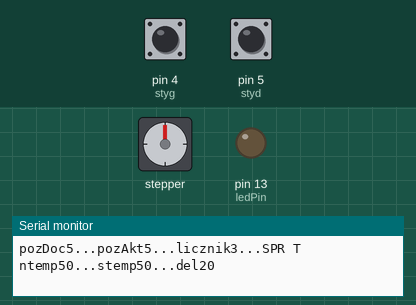
Recording of a sketch running on a simulated Arduino Uno, built with avr-gcc and run on an emulated ATmega328P. Shown: stepper motor, output pins drawn as LEDs (lit = HIGH), the last lines printed to the serial monitor. Wiring (inferred from the names in the program): stepper motor (2048 steps per turn assumed): coils pin 8, pin 9, pin 10, pin 11. Inputs (shaded band) come from the test bench; at power-on: pin 4 (styg) HIGH, pin 5 (styd) HIGH. Pins used as bus, display or sensor lines are not drawn.

Above: at 3.0 s.
3.1 s: pin 4 (styg) pulled LOW for 0.95 s
At 4.87 s:
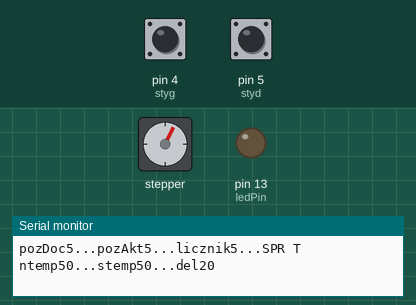
At 5.47 s:
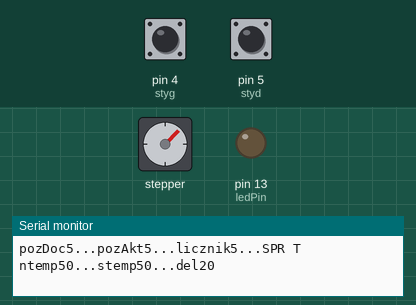
14.1 s: pin 5 (styd) pulled LOW for 3.2 s
At 16.7 s:
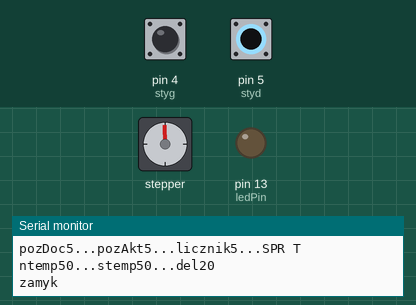
Timing chart, 0 to 24.8 s (numbered marks = the images above; inputs shaded):
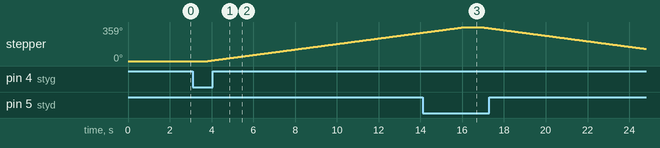

The sketch:

stepper_piec3ewe.ino
```cpp
int motorPin1 = 8;	// Blue   - 28BYJ48 pin 1
int motorPin2 = 9;	// Pink   - 28BYJ48 pin 2
int motorPin3 = 10;	// Yellow - 28BYJ48 pin 3
int motorPin4 = 11;	// Orange - 28BYJ48 pin 4
int motorSpeed = 3;     //variable to set stepper speed
int obr = 512; // szacowane na obrót 512
int i;
//int zmm = 0;
int pozAkt = 5;
int pozDoc = 5;
long del = 150;
long licznik = 1;
#define styg 4
#define styd 5
#define przg 3
#define przd 2
#define ledPin 13

#include <OneWire.h>
#include <DallasTemperature.h>
#define ONE_WIRE_BUS 6
OneWire oneWire(ONE_WIRE_BUS);
DallasTemperature sensors(&oneWire);
int stemp = 50;
int ntemp = 50;

//#include <Wire.h>
//#include <LiquidCrystal_I2C.h>
//LiquidCrystal_I2C lcd(0x27,16,2);  // set the LCD address to 0x27 for a 16 chars and 2 line display

void setup() {
  pinMode(motorPin1, OUTPUT);
  pinMode(motorPin2, OUTPUT);
  pinMode(motorPin3, OUTPUT);
  pinMode(motorPin4, OUTPUT);
  pinMode(ledPin, OUTPUT);
  pinMode(styg, INPUT_PULLUP);
  pinMode(styd, INPUT_PULLUP);
  pinMode(przg, INPUT_PULLUP);
  pinMode(przd, INPUT_PULLUP);
  Serial.begin(9600);
  sensors.begin();
  //  attachInterrupt(0, pozX, LOW);
  //  attachInterrupt(1, pozX, LOW);
  //lcd.init();                      // initialize the lcd
  //lcd.backlight();
}
void off() {
  digitalWrite(motorPin1, LOW);
  digitalWrite(motorPin2, LOW);
  digitalWrite(motorPin3, LOW);
  digitalWrite(motorPin4, LOW);
  // delay(5000);
}
void counterclockwise() {
  digitalWrite(motorPin1, HIGH);
  digitalWrite(motorPin2, LOW);
  digitalWrite(motorPin3, LOW);
  digitalWrite(motorPin4, LOW);
  delay(motorSpeed);
  digitalWrite(motorPin1, HIGH);
  digitalWrite(motorPin2, HIGH);
  digitalWrite(motorPin3, LOW);
  digitalWrite(motorPin4, LOW);
  delay (motorSpeed);
  digitalWrite(motorPin1, LOW);
  digitalWrite(motorPin2, HIGH);
  digitalWrite(motorPin3, LOW);
  digitalWrite(motorPin4, LOW);
  delay(motorSpeed);
  digitalWrite(motorPin1, LOW);
  digitalWrite(motorPin2, HIGH);
  digitalWrite(motorPin3, HIGH);
  digitalWrite(motorPin4, LOW);
  delay(motorSpeed);
  digitalWrite(motorPin1, LOW);
  digitalWrite(motorPin2, LOW);
  digitalWrite(motorPin3, HIGH);
  digitalWrite(motorPin4, LOW);
  delay(motorSpeed);
  digitalWrite(motorPin1, LOW);
  digitalWrite(motorPin2, LOW);
  digitalWrite(motorPin3, HIGH);
  digitalWrite(motorPin4, HIGH);
  delay (motorSpeed);
  digitalWrite(motorPin1, LOW);
  digitalWrite(motorPin2, LOW);
  digitalWrite(motorPin3, LOW);
  digitalWrite(motorPin4, HIGH);
  delay(motorSpeed);
  digitalWrite(motorPin1, HIGH);
  digitalWrite(motorPin2, LOW);
  digitalWrite(motorPin3, LOW);
  digitalWrite(motorPin4, HIGH);
  delay(motorSpeed);
}
void clockwise() {
  digitalWrite(motorPin4, HIGH);
  digitalWrite(motorPin3, LOW);
  digitalWrite(motorPin2, LOW);
  digitalWrite(motorPin1, LOW);
  delay(motorSpeed);
  digitalWrite(motorPin4, HIGH);
  digitalWrite(motorPin3, HIGH);
  digitalWrite(motorPin2, LOW);
  digitalWrite(motorPin1, LOW);
  delay (motorSpeed);
  digitalWrite(motorPin4, LOW);
  digitalWrite(motorPin3, HIGH);
  digitalWrite(motorPin2, LOW);
  digitalWrite(motorPin1, LOW);
  delay(motorSpeed);
  digitalWrite(motorPin4, LOW);
  digitalWrite(motorPin3, HIGH);
  digitalWrite(motorPin2, HIGH);
  digitalWrite(motorPin1, LOW);
  delay(motorSpeed);
  digitalWrite(motorPin4, LOW);
  digitalWrite(motorPin3, LOW);
  digitalWrite(motorPin2, HIGH);
  digitalWrite(motorPin1, LOW);
  delay(motorSpeed);
  digitalWrite(motorPin4, LOW);
  digitalWrite(motorPin3, LOW);
  digitalWrite(motorPin2, HIGH);
  digitalWrite(motorPin1, HIGH);
  delay (motorSpeed);
  digitalWrite(motorPin4, LOW);
  digitalWrite(motorPin3, LOW);
  digitalWrite(motorPin2, LOW);
  digitalWrite(motorPin1, HIGH);
  delay(motorSpeed);
  digitalWrite(motorPin4, HIGH);
  digitalWrite(motorPin3, LOW);
  digitalWrite(motorPin2, LOW);
  digitalWrite(motorPin1, HIGH);
  delay(motorSpeed);
}
void obrclockwise() {
  for (i = 1; i < obr; i++)
  {
    clockwise();
  }
  off();
  Serial.println("otw");
}
void obrcounterclockwise() {
  for (i = 1; i < obr; i++)
  {
    counterclockwise();
  }
  off();
  Serial.println("zamyk");
}

void mig() {
  digitalWrite(ledPin, HIGH);
  delay(500);
  digitalWrite(ledPin, LOW);
}

void start()
{

  }

void pozycjonuj()
{
  if (pozAkt > pozDoc && pozAkt <= 38)
  {
    obrclockwise();
    pozAkt--;
  }
  else if (pozAkt < pozDoc && pozAkt >= 2 )
  {
    obrcounterclockwise();
    pozAkt++;
  }
  else
  {
    mig;
  }
}

void sprTempNowaPoz()
{

  ntemp = (sensors.getTempCByIndex(0));
  Serial.print("SPR T ntemp");
  Serial.print(ntemp);
  Serial.print("...");
  Serial.print("stemp");
  Serial.print(stemp);
  Serial.print("...");

  if (ntemp < 40)
  { pozDoc--;
    if (pozDoc > 17)
    {
      pozDoc = 17;
    }

  }

  else if (ntemp >= 40 && ntemp < 52)
  { if (ntemp > stemp)
    {
      mig;
    }
    else if (ntemp < stemp)
    {
      pozDoc--;
    }
    else if (ntemp == stemp)
    {
      pozDoc--;
    }
    if (pozDoc > 20)
    {
      pozDoc = 20;
    }
  }


  else if ((ntemp >= 52) && (ntemp < 59))
  { if (ntemp > stemp)
    { pozDoc++;
      pozDoc++;
    }
    else if (ntemp < stemp)
    { pozDoc--;
      pozDoc--;
    }
    else if (ntemp == stemp)
    { pozDoc--;
      pozDoc--;
    }
    if (pozDoc > 24)
    {
      pozDoc = 24;
    }
    if (pozDoc < 12)
    {
      pozDoc = 12;
    }
  }

  else if ((ntemp >= 59) && (ntemp <= 65))
  { if (ntemp > stemp)
    { pozDoc++;
      pozDoc++;
    }
    else if (ntemp < stemp)
    { pozDoc--;
      pozDoc--;
    }
    else if (ntemp == stemp)
    {
      pozDoc--;
    }
    if (pozDoc > 32)
    {
      pozDoc = 32;
    }
    if (pozDoc < 16)
    {
      pozDoc = 16;
    }
  }

  else if ((ntemp > 65) && (ntemp < 70))
  { if (ntemp > stemp)
    {
      pozDoc++;
    }
    else if (ntemp < stemp)
    {
      pozDoc--;
    }
    else if (ntemp == stemp)
    {
      mig();
    }
    if (pozDoc > 36)
    {
      pozDoc = 36;
    }
    if (pozDoc < 20)
    {
      pozDoc = 20;
    }
  }

  else if ((ntemp >= 70) && (ntemp <= 72))
  { if (ntemp > stemp)
    { pozDoc++;
      pozDoc++;
    }
    else if (ntemp == stemp)
    { pozDoc++;
      pozDoc++;
    }
    else if (ntemp < stemp)
    { pozDoc--;
      pozDoc--;
    }
    if (pozDoc < 24)
    {
      pozDoc = 24;
    }
  }

  else if ((ntemp > 72) && (ntemp <= 75))
  { if (ntemp > stemp)
    { pozDoc++;
      pozDoc++;
    }
    else if (ntemp == stemp)
    { pozDoc++;
      pozDoc++;
    }
    else if (ntemp < stemp)
    { pozDoc--;
      pozDoc--;
    }
    if (pozDoc < 24)
    {
      pozDoc = 24;
    }
  }

  else if ((ntemp > 75) && (ntemp < 77))
  { if (ntemp > stemp)
    { pozDoc++;
      pozDoc++;
    }
    else if (ntemp == stemp)
    {
      pozDoc++;
    }
    else if (ntemp < stemp)
    {
      mig;
    }
    if (pozDoc < 28)
    {
      pozDoc = 28;
    }
  }

  else if (ntemp >= 77)
  { pozDoc++;
    if (pozDoc < 32)
    {
      pozDoc = 32;
    }
  }

  stemp = ntemp;
  Serial.print("stemp po spr");
  Serial.print(stemp);
  Serial.print("...");
  Serial.print("nowaT");
  Serial.println(ntemp);
  //obrclockwise    pozDoc--;
  //obrcounter      pozDoc++;
}

//void pozX()
//{
//  pozDoc=25;
//}


void loop() {

  if (pozDoc > 38) {
    pozDoc = 38;
  }
  if (pozDoc < 2) {
    pozDoc = 2;
  }

  pozycjonuj();

  sensors.requestTemperatures();

  Serial.print("pozDoc");
  Serial.print(pozDoc);
  Serial.print("...");
  Serial.print("pozAkt");
  Serial.print(pozAkt);
  Serial.print("...");
  Serial.print("licznik");
  Serial.print(licznik);
  Serial.print("...");
  Serial.print("SPR T ntemp");
  Serial.print(ntemp);
  Serial.print("...");
  Serial.print("stemp");
  Serial.print(stemp);
  Serial.print("...");


  Serial.print("del");
  Serial.println(del);

  licznik++;
  if (licznik > del)
  {
    sprTempNowaPoz();
    licznik = 0;
  }

  if (digitalRead(styg) != 1)
  {
    pozAkt = 2;
  }
  if (digitalRead(styd) != 1)
  {
    pozAkt = 38;
  }

  if (ntemp < 40)
  {
    del = 200;
  }
  else if (ntemp >= 40 && ntemp <= 62)
  {
    del = 20;
  }
  else if (ntemp >= 62 && ntemp <= 68)
  {
    del = 60;
  }
  else if (ntemp >= 68 && ntemp <= 76)
  {
    del = 20;
  }
  else if (ntemp > 76)
  {
    del = 1;
  }
  else
  {
    del = 100;
  }
}
```

Measured:
- after the input at 3.1 s, stepper: keeps turning clockwise at about 29°/s, starting after 0.72 s
